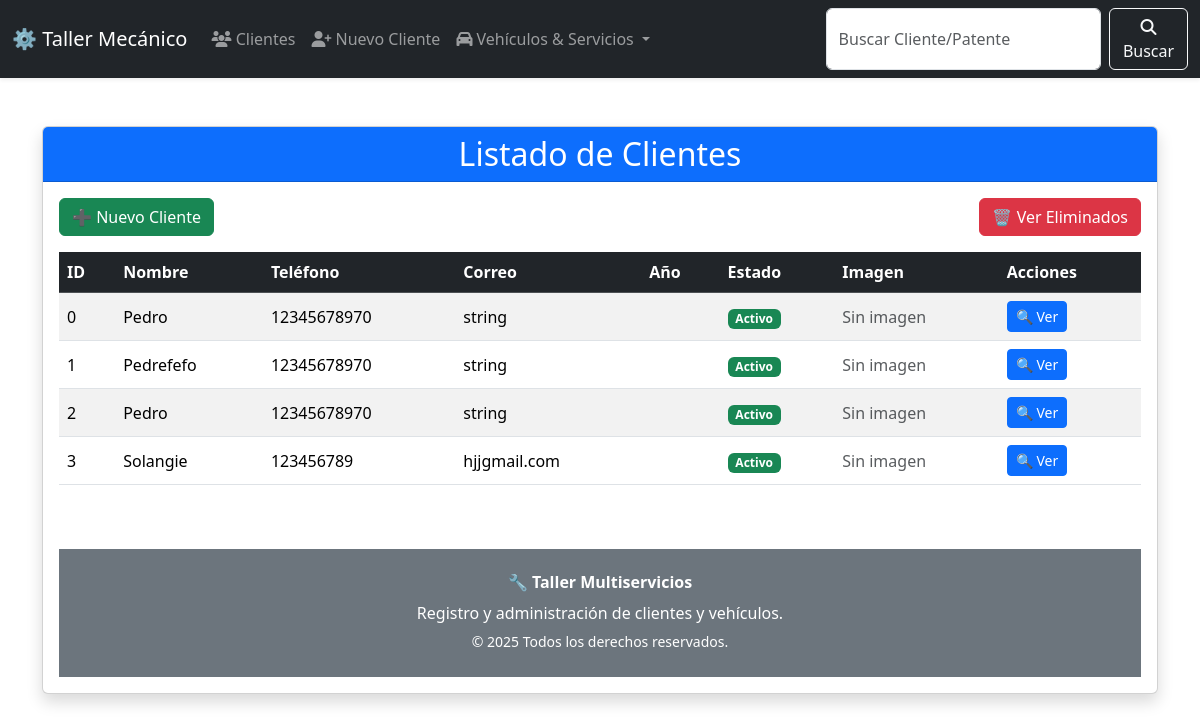
Page /clientes/ on the earlier database version.
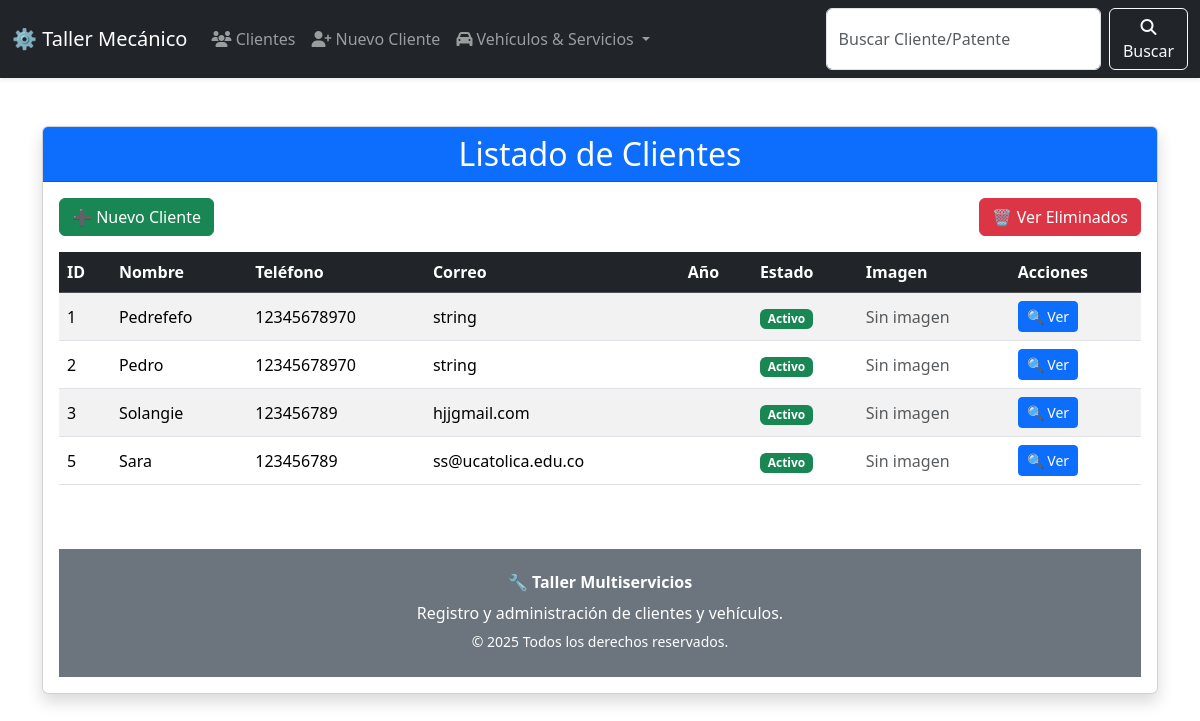
Same page on the later database version.
### models.py (models this page shows)
class ClienteBase(SQLModel):
    nombre: Optional[str] = None
    telefono: Optional[str] = None
    correo: Optional[str] = None

class Cliente(ClienteBase, table=True):
    id: Optional[int] = Field(default=None, primary_key=True)
    active: bool = Field(default=True)
    carros: List["Carro"] = Relationship(back_populates="cliente")  ## Relacion uno a muchos

### cliente.py (the view)
@router.get("/", response_class=HTMLResponse, summary="Listado de Clientes (HTML)")
def listado_clientes_html(request: Request, session: Session = Depends(get_session)):
    clientes = session.exec(select(Cliente).where(Cliente.active == True)).all()
    return templates.TemplateResponse(
        "cliente_list.html", # Tu template renombrado
        {"request": request, "clientes": clientes}
    )

### templates/cliente_list.html
{% include 'header.html' %}
{% include 'navbar.html' %}
<div class="container mt-5">
    <div class="card shadow">
        <div class="card-header bg-primary text-white">
            <h2 class="mb-0 text-center">Listado de Clientes</h2>
        </div>
        <div class="card-body">
            <div class="d-flex justify-content-between mb-3">
                <a href="/clientes/new" class="btn btn-success">
                    ➕ Nuevo Cliente
                </a>
                <a href="/clientes/eliminados" class="btn btn-danger">
                    🗑 Ver Eliminados
                </a>
            </div>
            {% if clientes %}
            <div class="table-responsive">
                <table class="table table-striped table-hover align-middle">
                    <thead class="table-dark">
                        <tr>
                            <th>ID</th>
                            <th>Nombre</th>
                            <th>Teléfono</th>
                            <th>Correo</th>
                            <th>Año</th>
                            <th>Estado</th>
                            <th>Imagen</th>
                            <th>Acciones</th>
                        </tr>
                    </thead>
                    <tbody>
                        {% for cliente in clientes %}
                        <tr>
                            <td>{{ cliente.id }}</td>
                            <td>{{ cliente.nombre }}</td>
                            <td>{{ cliente.telefono or "—" }}</td>
                            <td>{{ cliente.correo or "—" }}</td>
                            <td>{{ cliente.anio }}</td>
                            <td>
                                {% if cliente.active %}
                                <span class="badge bg-success">Activo</span>
                                {% else %}
                                <span class="badge bg-danger">Inactivo</span>
                                {% endif %}
                            </td>
                            <td>
                                {% if cliente.img %}
                                <img src="{{ cliente.img }}" alt="Foto"
                                     class="img-thumbnail" style="width: 60px; height: 60px; object-fit: cover;">
                                {% else %}
                                <span class="text-muted">Sin imagen</span>
                                {% endif %}
                            </td>
                            <td>
                                <a href="/clientes/{{ cliente.id }}" class="btn btn-primary btn-sm">🔍 Ver</a>
                            </td>
                        </tr>
                        {% endfor %}
                    </tbody>
                </table>
            </div>
            {% else %}
            <h4 class="text-center text-muted mt-3 mb-3">No hay clientes registrados.</h4>
            {% endif %}
{% include 'footer.html' %}

### templates/header.html (shortened to what this page needs)
<!DOCTYPE html>
<html lang="es">
<head>
    <link href="https://cdn.jsdelivr.net/npm/bootstrap@5.3.8/dist/css/bootstrap.min.css" rel="stylesheet" xintegrity="sha384-sRIl4kxILFvY47J16cr9ZwB07vP4J8+LH7qKQnuqkuIAvNWLzeN8tE5YBujZqJLB">
    <link rel="stylesheet" href="https://cdnjs.cloudflare.com/ajax/libs/font-awesome/6.5.1/css/all.min.css">
</head>

### templates/navbar.html (shortened to what this page needs)
<nav class="navbar navbar-expand-lg navbar-dark bg-dark shadow-sm">
  <div class="container-fluid">
    <a class="navbar-brand" href="/">⚙️ Taller Mecánico</a>
    <div class="collapse navbar-collapse" id="navbarSupportedContent">
      <ul class="navbar-nav me-auto mb-2 mb-lg-0">
        <li class="nav-item">
          <a class="nav-link" href="/clientes/"><i class="fas fa-users"></i> Clientes</a>
        </li>
        <li class="nav-item">
          <a class="nav-link" href="/clientes/new"><i class="fas fa-user-plus"></i> Nuevo Cliente</a>
        </li>
        <li class="nav-item dropdown">
          <a class="nav-link dropdown-toggle" href="#" role="button" data-bs-toggle="dropdown" aria-expanded="false">
            <i class="fas fa-car"></i> Vehículos & Servicios
          </a>
        </li>
      </ul>
      <form class="d-flex" role="search">
        <input class="form-control me-2" type="search" placeholder="Buscar Cliente/Patente" aria-label="Search"/>
        <button class="btn btn-outline-light" type="submit"><i class="fas fa-search"></i> Buscar</button>
      </form>
    </div>
  </div>
</nav>

### templates/footer.html
<footer class="bg-secondary text-white py-4 mt-5">
    <div class="container text-center">
        <h6 class="fw-bold">🔧 Taller Multiservicios</h6>
        <p class="mb-1">Registro y administración de clientes y vehículos.</p>
        <small>© 2025 Todos los derechos reservados.</small>
    </div>
</footer>

Differences in the rows shown:
no longer on this page (row edited): Cliente: id "0", nombre "Pedro", telefono "12345678970", correo "string", active "Activo"
added Cliente: id "5", nombre "Sara", telefono "123456789", correo "ss@ucatolica.edu.co", active "Activo"
